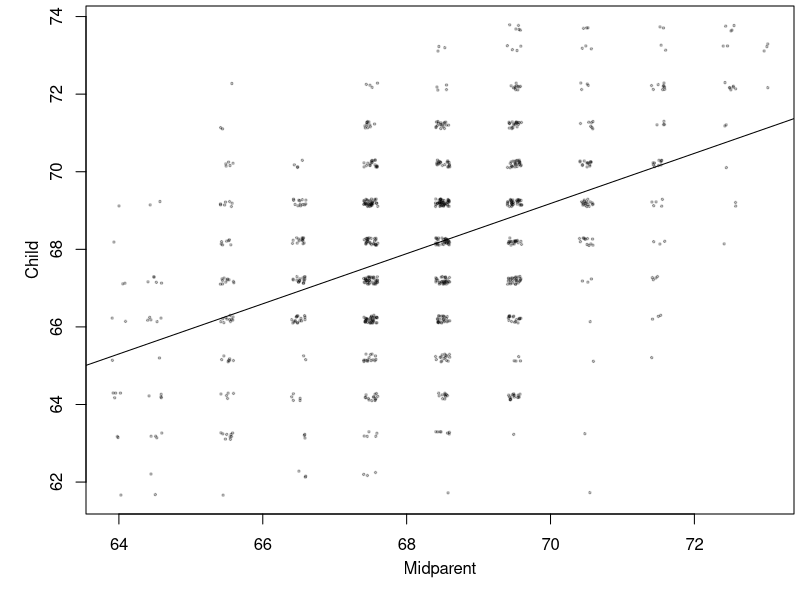
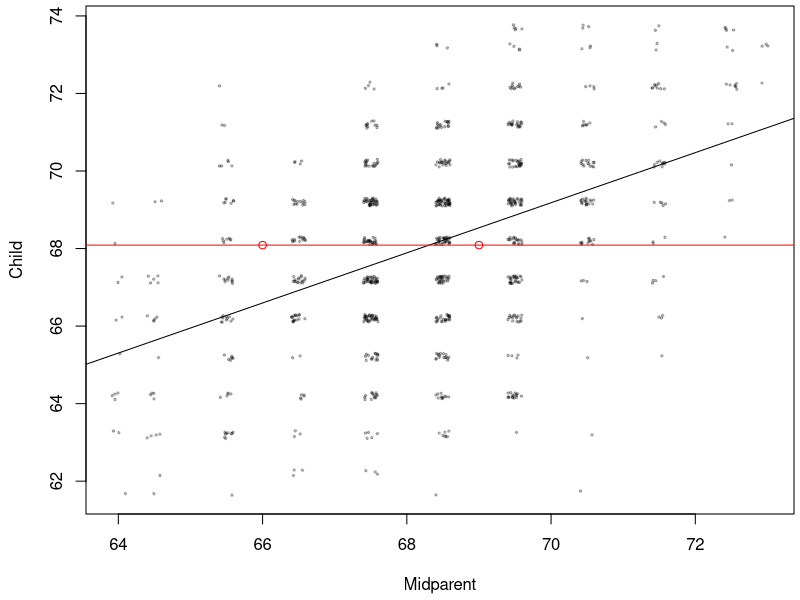
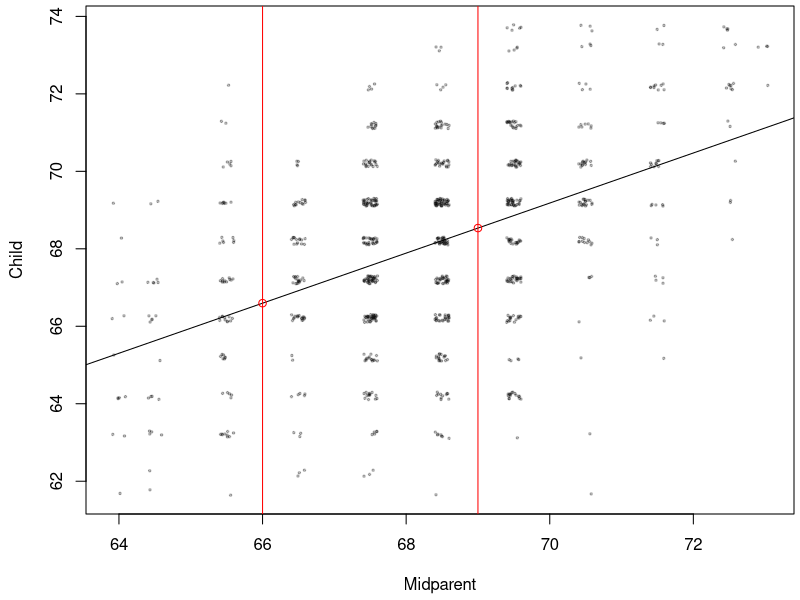
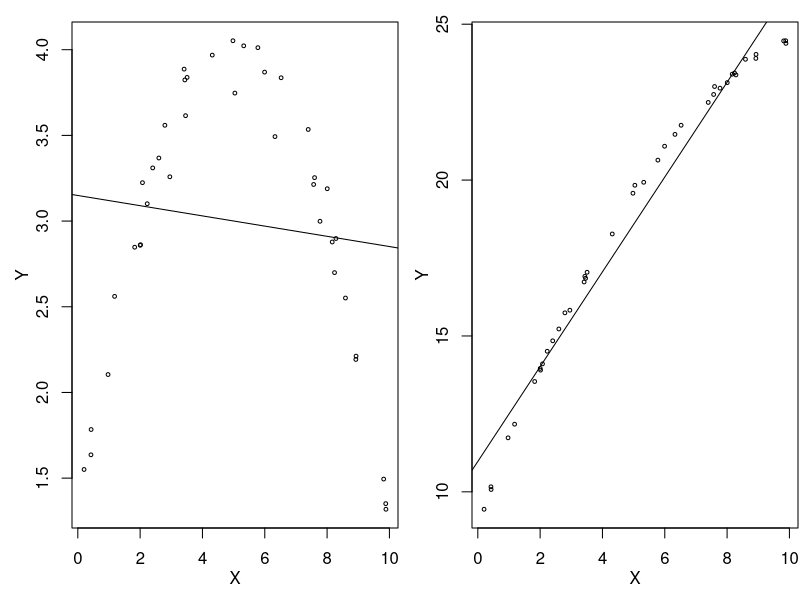
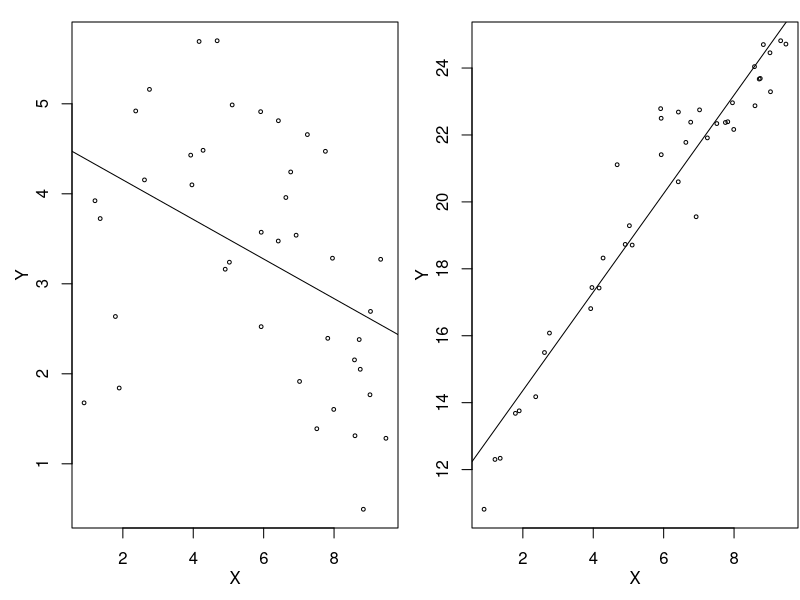
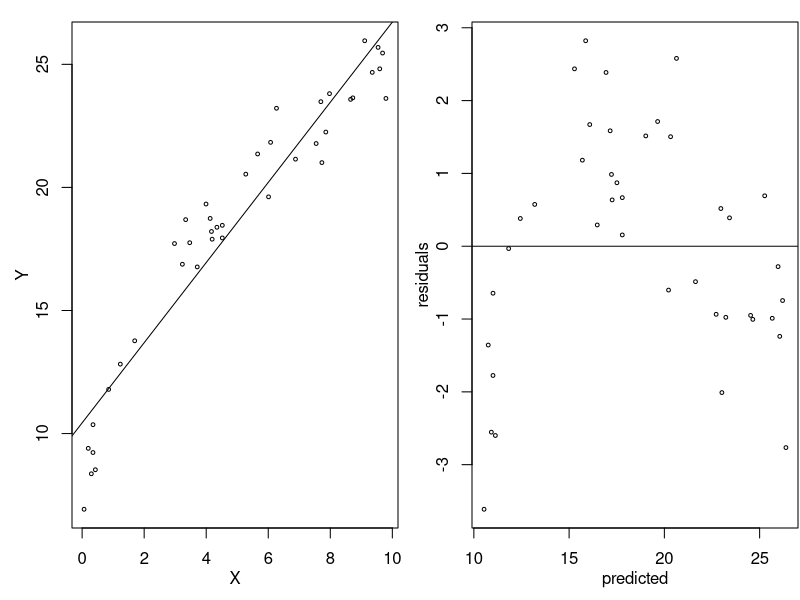
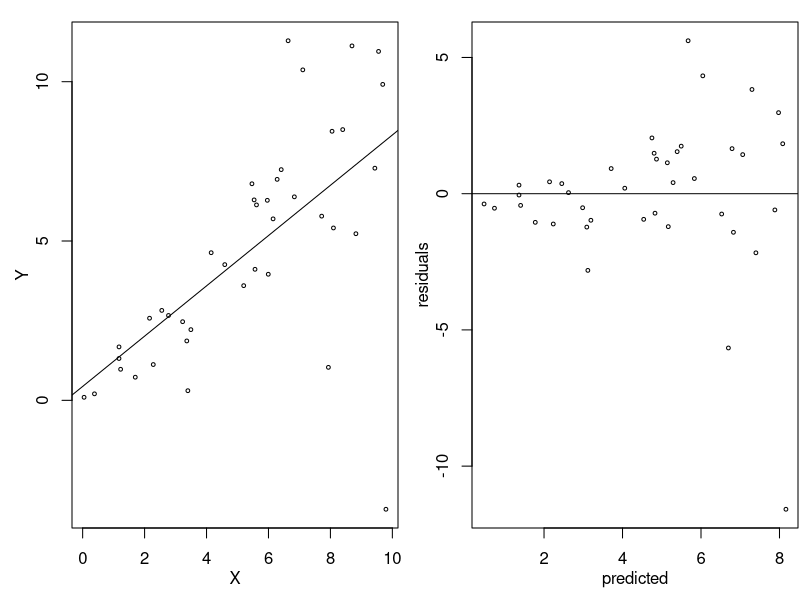
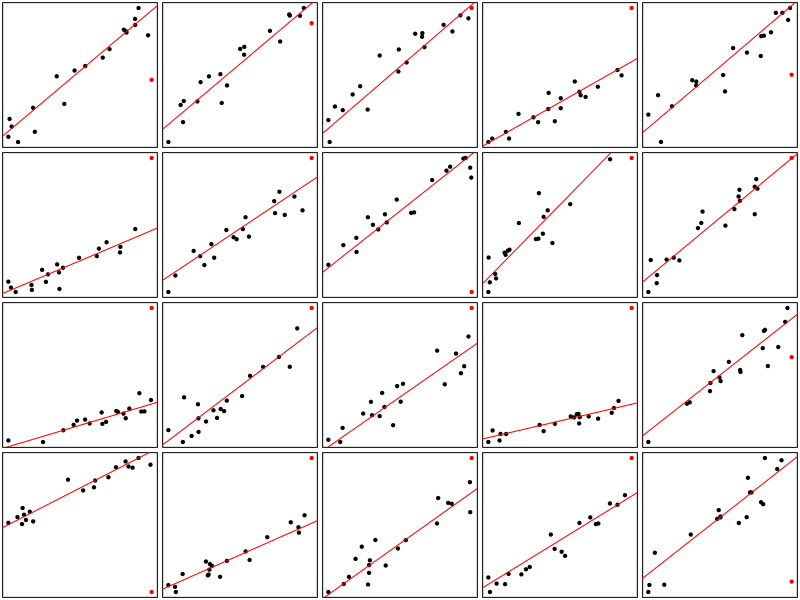

Write the R code that produced these figures, in order.
galton <- read.csv("Galton.csv")

pdf(file='galton.pdf', width=3, height=1.8, pointsize=10)
par(mar=c(4,4,0,0)+.3,mgp=c(2.2,1,0))
with(galton, plot(jitter(Midparent),jitter(Child), pch=20, cex=.5, col=adjustcolor('black',.25), xlab='Midparent', ylab='Child') )
with(galton, abline( lm( Child ~ Midparent ) ) )
dev.off()

pdf(file='galton-mean.pdf', width=3, height=2, pointsize=10)
par(mar=c(4,4,0,0)+.3)
with(galton, plot(jitter(Midparent),jitter(Child), pch=20, cex=.5, col=adjustcolor('black',.25), xlab='Midparent', ylab='Child') )
with(galton, abline( lm( Child ~ Midparent ) ) )
abline(h=mean(galton$Child), col='red')
points( c(66,69), rep( mean(galton$Child), 2) , col='red' )
dev.off()

pdf(file='galton-pred.pdf', width=3, height=2, pointsize=10)
par(mar=c(4,4,0,0)+.3)
with(galton, plot(jitter(Midparent),jitter(Child), pch=20, cex=.5, col=adjustcolor('black',.25), xlab='Midparent', ylab='Child') )
with(galton, abline( lm( Child ~ Midparent ) ) )
abline(v=c(66,69), col='red')
points( c(66,69), predict( lm( Child ~ Midparent, data=galton ), newdata=list(Midparent=c(66,69)) ), col='red' )
dev.off()


# nonlinearities

pdf(file='nonlinear1.pdf', width=4, height=2, pointsize=10)
layout(t(1:2))
par(mar=c(3.5,3.5,1,0)+.1,mgp=c(2,1,0))
xx <- runif( 40 )*10
yy <- (4-((5-xx)/3)^2)+rnorm(40)*.1 
zz <- (25-((12-xx)/3)^2)+rnorm(40)*.1 
plot( xx, yy, xlab='X', ylab='Y', cex=0.5 )
abline( coef(lm(yy~xx)) )
plot( xx, zz, xlab='X', ylab='Y', cex=0.5 )
abline( coef(lm(zz~xx)) )
dev.off()


pdf(file='nonlinear2.pdf', width=4, height=2, pointsize=10)
layout(t(1:2))
par(mar=c(3.5,3.5,1,0)+.1,mgp=c(2,1,0))
xx <- runif( 40 )*10
yy <- (4-((5-xx)/3)^2)+rnorm(40)
zz <- (25-((12-xx)/3)^2)+rnorm(40)
plot( xx, yy, xlab='X', ylab='Y', cex=0.5 )
abline( coef(lm(yy~xx)) )
plot( xx, zz, xlab='X', ylab='Y', cex=0.5 )
abline( coef(lm(zz~xx)) )
dev.off()


pdf(file='nonlinear2-resids.pdf', width=4, height=2, pointsize=10)
layout(t(1:2))
par(mar=c(3.5,3.5,1,0)+.1,mgp=c(2,1,0))
xx <- runif( 40 )*10
zz <- (25-((12-xx)/3)^2)+rnorm(40)
plot( xx, zz, xlab='X', ylab='Y', cex=0.5 )
abline( coef(lm(zz~xx)) )
plot( fitted(lm(zz~xx)), resid(lm(zz~xx)), xlab='predicted', ylab='residuals', cex=0.5 )
abline(h=0)
dev.off()


pdf(file='hetersked-resids.pdf', width=4, height=2, pointsize=10)
layout(t(1:2))
par(mar=c(3.5,3.5,1,0)+.1,mgp=c(2,1,0))
xx <- sort(runif( 40 )*10)
zz <- xx+rnorm(40)*seq(.05,4,length.out=40)
plot( xx, zz, xlab='X', ylab='Y', cex=0.5 )
abline( coef(lm(zz~xx)) )
plot( fitted(lm(zz~xx)), resid(lm(zz~xx)), xlab='predicted', ylab='residuals', cex=0.5 )
abline(h=0)
dev.off()


# what can go wrong?

n <- 20
xxyy <- lapply(1:20, function (k) {
    xx <- sort(runif( n )*10)
    zz <- xx+rnorm(n)*(c(rep(1,n-1),10))
    data.frame(x=xx,y=zz) } )

pdf(file='many-regressions-1.pdf', width=4.5, height=3, pointsize=10)
layout(matrix(1:20,nrow=4))
par(mar=c(0,0,0,0)+.2)
for (xy in xxyy) {
    plot(xy,xaxt='n',yaxt='n',xlab='',ylab='',pch=20, col=c(rep('black',n-1),'red') )
    # abline(coef(lm(y~x,data=xy)))
    # abline(coef(lm(y~x,data=xy,subset=((1:n)<n))), col='green')
    abline(0,1,col='red')
}
dev.off()


pdf(file='many-regressions-2.pdf', width=4.5, height=3, pointsize=10)
layout(matrix(1:20,nrow=4))
par(mar=c(0,0,0,0)+.2)
for (xy in xxyy) {
    plot(xy,xaxt='n',yaxt='n',xlab='',ylab='',pch=20, col=c(rep('black',n-1),'red') )
    abline(coef(lm(y~x,data=xy)))
    abline(coef(lm(y~x,data=xy,subset=((1:n)<n))), col='green')
    abline(0,1,col='red')
}
dev.off()


pdf(file='many-regressions-3.pdf', width=4.5, height=3, pointsize=10)
layout(matrix(1:20,nrow=4))
par(mar=c(0,0,0,0)+.2)
for (xy in xxyy) {
    plot(xy,xaxt='n',yaxt='n',xlab='',ylab='',pch=20, col=adjustcolor(c(rep('black',n-1),'red'),.1) )
    abline(coef(lm(y~x,data=xy)))
    abline(coef(lm(y~x,data=xy,subset=((1:n)<n))), col='green')
    abline(0,1,col='red')
}
dev.off()


# nonindependence

xy <- data.frame( 
        x=rnorm(20,mean=rep(c(170,210),each=10),sd=20),
        y=rnorm(20,sd=8)
    )
xy$y <- xy$y + xy$x/2


pdf(file='nonindep-0.pdf', width=3, height=2, pointsize=10)
par(mar=c(4,4,0,0)+.3)
plot(xy,pch=20)
dev.off()

pdf(file='nonindep.pdf', width=3, height=2, pointsize=10)
par(mar=c(4,4,0,0)+.3)
plot(xy,col=rep(c("red","blue"),each=10),pch=20)
dev.off()


# interpretation of r

xy <- data.frame( 
        x=10*runif(20),
        y=rnorm(20,sd=2)
    )
xy$y <- xy$x + xy$y

pdf(file='r-interp.pdf', width=4.5, height=2.0, pointsize=10)
layout(t(1:3))
par(mar=c(3,3,3,0)+.1)
plot(xy,pch=ifelse(xy$x<5,20,NA),main=with(subset(xy,x<5),paste("r=",round(cor(x,y),2))))
plot(xy,pch=ifelse(xy$x<5,NA,20),main=with(subset(xy,x>5),paste("r=",round(cor(x,y),2))))
plot(xy,pch=20,main=with(xy,paste("r=",round(cor(x,y),2))))
dev.off()

# Loblolly examples
data(Loblolly)
loblm <- lm(height~age,data=Loblolly)

pdf(file='loblolly-age-height.pdf', width=3, height=2.0, pointsize=10)
par(mar=c(4,4,0,0)+.1)
plot( height ~ age, data=Loblolly )
abline(coef(loblm))
dev.off()

pdf(file='loblolly-resids.pdf', width=3, height=2.0, pointsize=10)
par(mar=c(4,4,0,0)+.1)
plot( resid(loblm) ~ age, data=Loblolly, ylab="residuals" )
abline(h=0)
dev.off()
